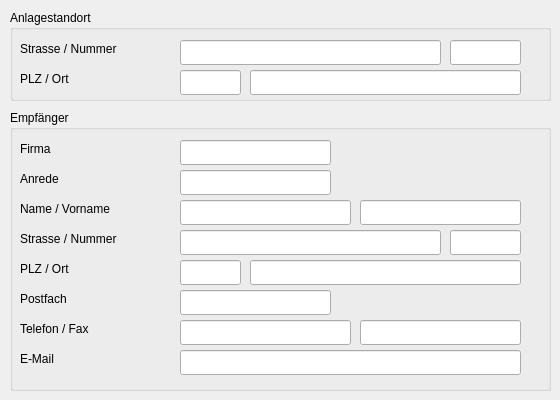
      <widget class="QWidget" name="tabWidgetPage2">
       <attribute name="title">
        <string>KEV / EIV</string>
       </attribute>
       <widget class="QGroupBox" name="groupBox_3">
        <property name="geometry">
         <rect>
          <x>10</x>
          <y>10</y>
          <width>541</width>
          <height>91</height>
         </rect>
        </property>
        <property name="title">
         <string>Anlagestandort</string>
        </property>
        <widget class="QLineEdit" name="pvp_kev_plantLocationStreet">
         <property name="geometry">
          <rect>
           <x>170</x>
           <y>30</y>
           <width>261</width>
           <height>25</height>
          </rect>
         </property>
        </widget>
        <widget class="QLineEdit" name="pvp_kev_plantLocationHouseNumber">
         <property name="geometry">
          <rect>
           <x>440</x>
           <y>30</y>
           <width>71</width>
           <height>25</height>
          </rect>
         </property>
        </widget>
        <widget class="QLabel" name="label_9">
         <property name="geometry">
          <rect>
           <x>10</x>
           <y>30</y>
           <width>141</width>
           <height>17</height>
          </rect>
         </property>
         <property name="text">
          <string>Strasse / Nummer</string>
         </property>
        </widget>
        <widget class="QLineEdit" name="pvp_kev_plantLocationZip">
         <property name="geometry">
          <rect>
           <x>170</x>
           <y>60</y>
           <width>61</width>
           <height>25</height>
          </rect>
         </property>
        </widget>
        <widget class="QLineEdit" name="pvp_kev_plantLocationCity">
         <property name="geometry">
          <rect>
           <x>240</x>
           <y>60</y>
           <width>271</width>
           <height>25</height>
          </rect>
         </property>
        </widget>
        <widget class="QLabel" name="label_10">
         <property name="geometry">
          <rect>
           <x>10</x>
           <y>60</y>
           <width>69</width>
           <height>17</height>
          </rect>
         </property>
         <property name="text">
          <string>PLZ / Ort</string>
         </property>
        </widget>
       </widget>
       <widget class="QGroupBox" name="groupBox_5">
        <property name="geometry">
         <rect>
          <x>10</x>
          <y>110</y>
          <width>541</width>
          <height>281</height>
         </rect>
        </property>
        <property name="title">
         <string>Empfänger</string>
        </property>
        <widget class="QLineEdit" name="pvp_kev_beneficiaryStreet">
         <property name="geometry">
          <rect>
           <x>170</x>
           <y>120</y>
           <width>261</width>
           <height>25</height>
          </rect>
         </property>
        </widget>
        <widget class="QLineEdit" name="pvp_kev_beneficiaryHouseNumber">
         <property name="geometry">
          <rect>
           <x>440</x>
           <y>120</y>
           <width>71</width>
           <height>25</height>
          </rect>
         </property>
        </widget>
        <widget class="QLabel" name="label_13">
         <property name="geometry">
          <rect>
           <x>10</x>
           <y>120</y>
           <width>141</width>
           <height>17</height>
          </rect>
         </property>
         <property name="text">
          <string>Strasse / Nummer</string>
         </property>
        </widget>
        <widget class="QLineEdit" name="pvp_kev_beneficiaryZip">
         <property name="geometry">
          <rect>
           <x>170</x>
           <y>150</y>
           <width>61</width>
           <height>25</height>
          </rect>
         </property>
        </widget>
        <widget class="QLineEdit" name="pvp_kev_beneficiaryCity">
         <property name="geometry">
          <rect>
           <x>240</x>
           <y>150</y>
           <width>271</width>
           <height>25</height>
          </rect>
         </property>
        </widget>
        <widget class="QLabel" name="label_14">
         <property name="geometry">
          <rect>
           <x>10</x>
           <y>150</y>
           <width>69</width>
           <height>17</height>
          </rect>
         </property>
         <property name="text">
          <string>PLZ / Ort</string>
         </property>
        </widget>
        <widget class="QLineEdit" name="pvp_kev_beneficiaryCompany">
         <property name="geometry">
          <rect>
           <x>170</x>
           <y>30</y>
           <width>151</width>
           <height>25</height>
          </rect>
         </property>
        </widget>
        <widget class="QLabel" name="label_15">
         <property name="geometry">
          <rect>
           <x>10</x>
           <y>30</y>
           <width>141</width>
           <height>17</height>
          </rect>
         </property>
         <property name="text">
          <string>Firma</string>
         </property>
        </widget>
        <widget class="QLineEdit" name="pvp_kev_beneficiaryLastName">
         <property name="geometry">
          <rect>
           <x>170</x>
           <y>90</y>
           <width>171</width>
           <height>25</height>
          </rect>
         </property>
        </widget>
        <widget class="QLabel" name="label_16">
         <property name="geometry">
          <rect>
           <x>10</x>
           <y>90</y>
           <width>131</width>
           <height>17</height>
          </rect>
         </property>
         <property name="text">
          <string>Name / Vorname</string>
         </property>
        </widget>
        <widget class="QLineEdit" name="pvp_kev_beneficiaryFirstName">
         <property name="geometry">
          <rect>
           <x>350</x>
           <y>90</y>
           <width>161</width>
           <height>25</height>
          </rect>
         </property>
        </widget>
        <widget class="QLabel" name="label_17">
         <property name="geometry">
          <rect>
           <x>10</x>
           <y>60</y>
           <width>141</width>
           <height>17</height>
          </rect>
         </property>
         <property name="text">
          <string>Anrede</string>
         </property>
        </widget>
        <widget class="QLineEdit" name="pvp_kev_beneficiaryTitle">
         <property name="geometry">
          <rect>
           <x>170</x>
           <y>60</y>
           <width>151</width>
           <height>25</height>
          </rect>
         </property>
        </widget>
        <widget class="QLabel" name="label_18">
         <property name="geometry">
          <rect>
           <x>10</x>
           <y>180</y>
           <width>141</width>
           <height>17</height>
          </rect>
         </property>
         <property name="text">
          <string>Postfach</string>
         </property>
        </widget>
        <widget class="QLineEdit" name="pvp_kev_beneficiaryPoBox">
         <property name="geometry">
          <rect>
           <x>170</x>
           <y>180</y>
           <width>151</width>
           <height>25</height>
          </rect>
         </property>
        </widget>
        <widget class="QLabel" name="label_19">
         <property name="geometry">
          <rect>
           <x>10</x>
           <y>210</y>
           <width>141</width>
           <height>17</height>
          </rect>
         </property>
         <property name="text">
          <string>Telefon / Fax</string>
         </property>
        </widget>
        <widget class="QLineEdit" name="pvp_kev_beneficiaryPhone">
         <property name="geometry">
          <rect>
           <x>170</x>
           <y>210</y>
           <width>171</width>
           <height>25</height>
          </rect>
         </property>
        </widget>
        <widget class="QLineEdit" name="pvp_kev_beneficiaryFax">
         <property name="geometry">
          <rect>
           <x>350</x>
           <y>210</y>
           <width>161</width>
           <height>25</height>
          </rect>
         </property>
         <property name="text">
          <string/>
         </property>
        </widget>
        <widget class="QLabel" name="label_27">
         <property name="geometry">
          <rect>
           <x>10</x>
           <y>240</y>
           <width>141</width>
           <height>17</height>
          </rect>
         </property>
         <property name="text">
          <string>E-Mail</string>
         </property>
        </widget>
        <widget class="QLineEdit" name="pvp_kev_beneficiaryEmail">
         <property name="geometry">
          <rect>
           <x>170</x>
           <y>240</y>
           <width>341</width>
           <height>25</height>
          </rect>
         </property>
        </widget>
       </widget>
      </widget>
